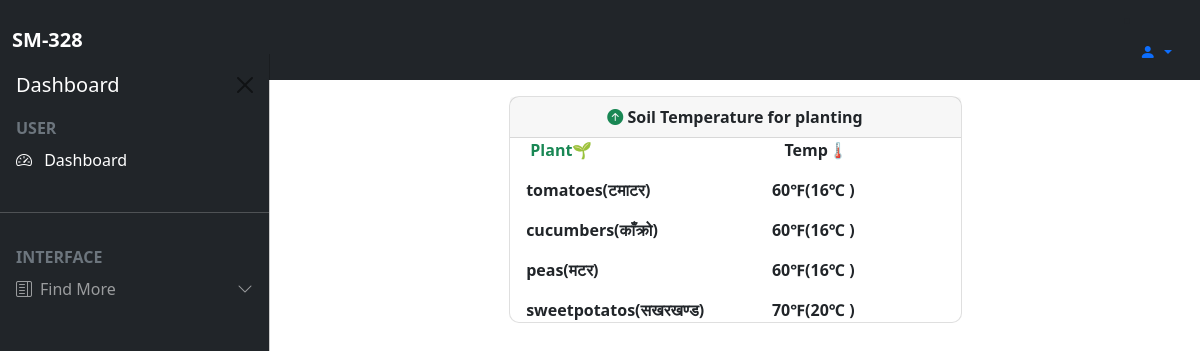
Screenshot of /soiltempdata/ (signed in) with the database file from the repository.
### iotapp/models.py (models this page shows)
class CustomUser(AbstractUser):
    token=models.CharField(max_length=17)

class Vegetable(models.Model):
    tarkari = models.CharField(max_length=100)
    temperature = models.CharField(max_length=10)

### iotapp/views.py (the view)
# urls.py: path('soiltempdata/',views.soiltempdata,name='soiltempdata'),
def soiltempdata(request):
    vegetables = Vegetable.objects.all()
    return render(request,"soiltemperature.html",{'vegetables': vegetables})

### templates/soiltemperature.html
{% extends "base.html" %}
{% load static %}
{% block content %}
{% if user.is_authenticated %}
<main class="mt-5 pt-5">
    <div class="row justify-content-center">
        <div class="col-md-6 mb-3">
        <div class="card custom-rounded-card mb-4">
        <div class="card-header text-center fw-bold">
          <strong><i class="bi bi-arrow-up-circle-fill text-success"></strong></i>&nbsp;Soil Temperature for planting
        </div>
        <div class="row">
          <div class="col-6 text-right">
              <p class="card-text fw-bold text-success ml-4">&nbsp; &nbsp;&nbsp;&nbsp;Plant🌱</p>
              {% for vegetable in vegetables %}
              <p class="card-text fw-bold">&nbsp; &nbsp;&nbsp;{{ vegetable.tarkari }}</p>
              {% endfor %}
          </div>
          <div class="col-6 text-left">
            <p class="card-text fw-bold text-right">&nbsp; &nbsp;&nbsp; &nbsp;&nbsp; &nbsp;Temp🌡</p>
            {% for vegetable in vegetables %}
            <p class="card-text fw-bold">&nbsp; &nbsp;&nbsp; &nbsp;{{ vegetable.temperature }}</p>
            {% endfor %}
          </div>
      </div>
      </div>
      </div>
      </div>
</main>
{% endif %}
{% endblock %}

### templates/base.html (shortened to what this page needs)
{% load static %}
<!DOCTYPE html>
<html lang="en">
<head>
<link href="https://cdn.jsdelivr.net/npm/bootstrap@5.0.2/dist/css/bootstrap.min.css" rel="stylesheet">
<link rel="stylesheet" type="text/css" href="{% static '/css/style.css' %}">
<link rel="stylesheet" href="https://cdn.jsdelivr.net/npm/bootstrap-icons@1.10.3/font/bootstrap-icons.css">
<link rel="stylesheet" href="https://stackpath.bootstrapcdn.com/font-awesome/4.7.0/css/font-awesome.min.css">
</head>
<body>
<nav class="navbar navbar-expand-lg navbar-dark bg-dark fixed-top">
<div class="container-fluid">
<a class="navbar-brand me-auto fw-bold text-uppercase" href="{%url 'dashboard'%}">SM-328</a>
<li class="nav-item dropdown">
<a class="nav-link dropdown-toggle" href="#" id="navbarDropdown" role="button" data-bs-toggle="dropdown" aria-expanded="false">
<i class="bi bi-person-fill"></i>
</a>
</li>
</div>
</nav>
<div class="offcanvas offcanvas-start sidebar-nav bg-dark text-white" tabindex="-1" id="offcanvasExample" aria-labelledby="offcanvasExampleLabel">
<div class="offcanvas-header">
<h5 class="offcanvas-title" id="offcanvasExampleLabel">Dashboard</h5>
<button type="button" class="btn-close text-reset" data-bs-dismiss="offcanvas" aria-label="Close"></button>
</div>
<div class="offcanvas-body p-0">
<nav class="navbar-dark">
<ul class="navbar-nav">
    <li>
        {% if user.is_authenticated %}
        <div class="text-muted medium fw-bold text-uppercase px-3">
            {{user.username}}
        </div>
        {% else %}
        <div class="text-muted medium fw-bold text-uppercase px-3">
            CORE
        </div>
        {% endif %}
    </li>
    <li>
        <a href="{% url 'dashboard' %}" class="nav-link px-3 active">
            <span class="me-3">
            <i class="bi bi-speedometer2">
            </i>
            <span class="px-2">Dashboard</span>
            </span>
        </a>
    </li>
    <li class="my-4">
        <hr class="dropdown-divider">
    </li>
    <li>
        <div class="text-muted medium fw-bold text-uppercase px-3">
        Interface
        </div>
    </li>
    <li>
        <a class="nav-link px-3 sidebar-link" data-bs-toggle="collapse" href="#collapseExample" role="button" aria-expanded="false" aria-controls="collapseExample">
        <span class="me-2"><i class="bi bi-layout-text-sidebar"></i></span>
        <span>Find More</span>
        <span class="right-icon ms-auto">
            <i class="bi bi-chevron-down"></i>
        </span>
        </a>
    </li>
</ul>
</nav>
</div>
</div>
{% block content %}
{% endblock %}
</body>
</html>

### statics/css/style.css (style rules this page uses)
:root { --offcanvas-width: 270px; --topNavbarHeight: 54px; }
.sidebar-nav { width: var(--offcanvas-width); }
.sidebar-link { display: flex; align-items: center; }
.sidebar-link .right-icon { display: inline-flex; transition: all ease 0.25s; }
@media (min-width:992px) { body { overflow: auto !important; } }
@media (min-width:992px) { main { margin-left: var(--offcanvas-width); } }
@media (min-width:992px) { .sidebar-nav { transform: none; visibility: visible !important; top: var(--topNavbarHeight); height: calc(100% - var(--topNavbarHeight)); } }
.custom-rounded-card { border-radius: 10px; }

### rows the page displays
CustomUser: username "USER"
Vegetable: tarkari "tomatoes(टमाटर)", temperature "60℉(16℃ )"
Vegetable: tarkari "cucumbers(काँक्रो)", temperature "60℉(16℃ )"
Vegetable: tarkari "peas(मटर)", temperature "60℉(16℃ )"
Vegetable: tarkari "sweetpotatos(सखरखण्ड)", temperature "70℉(20℃ )"
